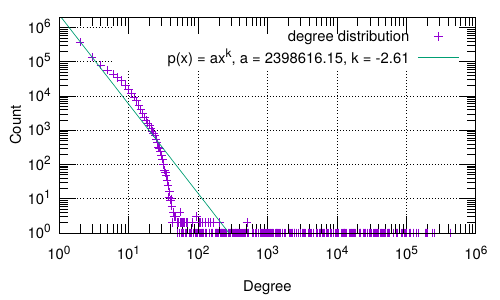

Recreate this plot in gnuplot.
#
# Degree Distribution. G(3248093, 6062427). 336955 (0.1037) nodes with out-deg > avg deg (3.7), 120075 (0.0370) with >2*avg.deg (Tue Dec  6 13:19:58 2016)
#

# set title "Degree Distribution. G(3248093, 6062427). 336955 (0.1037) nodes with out-deg > avg deg (3.7), 120075 (0.0370) with >2*avg.deg"
set key top right
set logscale xy 10
set format x "10^{%L}"
set mxtics 10
set format y "10^{%L}"
set mytics 10
set grid
set xlabel "Degree"
set ylabel "Count"
set tics scale 2
set terminal pdf enhanced font 'Helvetica,16' # size 1000,800
set output 'twitter_dd.pdf'
set yrange [1:2000000]

p(x) = a * (x ** k)
a = 2000000
k = -2
fit p(x) "twitter_dd.tab"  using 1:2 via a, k

plot    "twitter_dd.tab" using 1:2 title "degree distribution" with points pt 1, \
        p(x) title sprintf("p(x) = ax^{k}, a = %.2f, k = %.2f", a, k) with line
